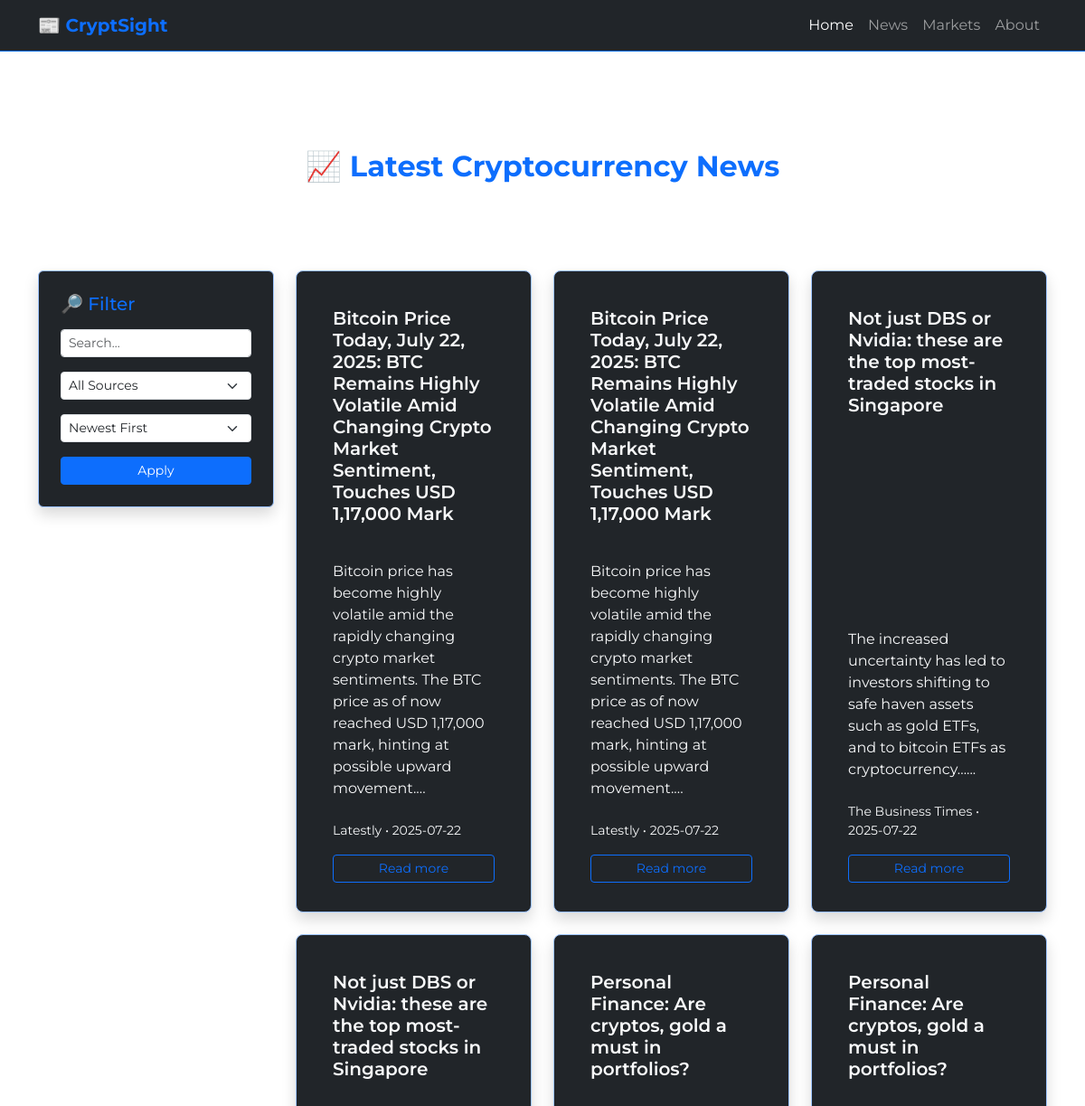
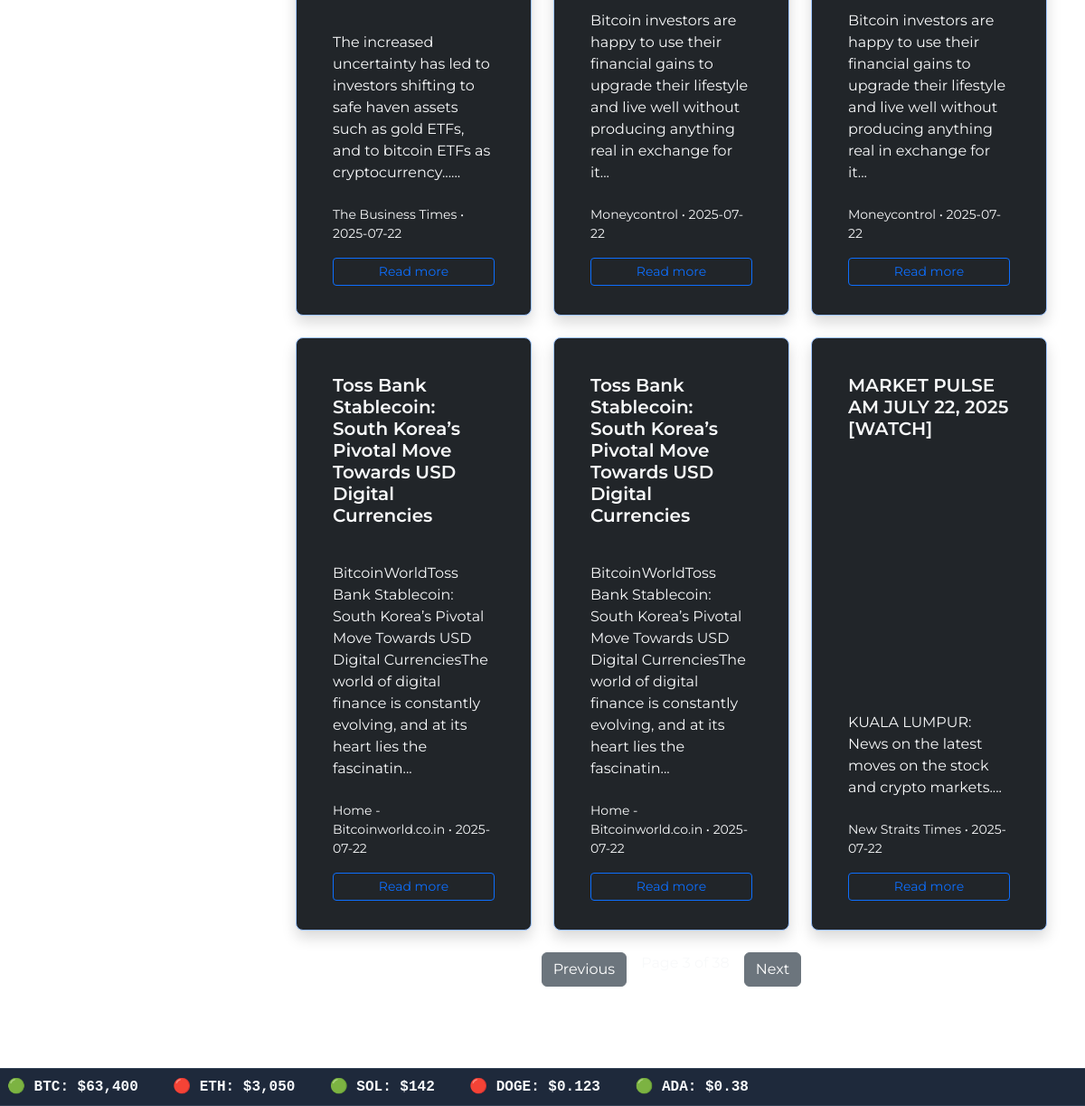
The app's page /news?page=3 with its own data (2 pictures, top to bottom).
### models.py (models this page shows)
class NewsArticle(Base):
    __tablename__ = "news_articles"
    id = Column(Integer, primary_key=True, index=True)
    title = Column(String, nullable=False)
    summary = Column(String)
    url = Column(String, nullable=False)
    source = Column(String)
    published_at = Column(DateTime)

### app.py (the view)
@app.route('/news')
def news():
    session = SessionLocal()
    query = session.query(NewsArticle)
    search = request.args.get("q")
    if search:
        query = query.filter(or_(
            NewsArticle.title.ilike(f"%{search}%"),
            NewsArticle.summary.ilike(f"%{search}%")
        ))
    source = request.args.get("source")
    if source:
        query = query.filter(NewsArticle.source == source)
    sort_order = request.args.get("sort", "desc")
    if sort_order == "asc":
        query = query.order_by(NewsArticle.published_at.asc())
    else:
        query = query.order_by(NewsArticle.published_at.desc())
    sources = session.query(NewsArticle.source).distinct().all()
    source_list = [s[0] for s in sources if s[0]]
    page = int(request.args.get('page', 1))
    per_page = 9
    offset = (page - 1) * per_page
    total_articles = session.query(NewsArticle).count()
    total_pages = ceil(total_articles / per_page)
    articles = (
        query
        .offset(offset)
        .limit(per_page)
        .all()
    )
    session.close()
    return render_template(
        'news.html',
        articles=articles,
        sources=source_list,
        current_page=page,
        total_pages=total_pages,
        last_updated=get_last_updated()
    )

### app.py (called while the page is built)
def get_last_updated():
    session = SessionLocal()
    latest_article = session.query(NewsArticle).order_by(NewsArticle.published_at.desc()).first()
    session.close()
    return latest_article.published_at.strftime('%b %d, %Y %I:%M %p') if latest_article else "N/A"

### templates/news.html (shortened to what this page needs)
{% extends "index.html" %}
{% block stylesheet %}
    <link rel="stylesheet" href="{{ url_for('static', filename='css/news.css') }}">
{% endblock %}
{% block news %}
<section class="py-5" style="min-height: 100vh;">
  <div class="container text-white">
    <h2 class="text-center fw-bold mb-5">
      📈 <span class="text-primary">Latest Cryptocurrency News</span>
    </h2>
    <div class="text-center mb-4">
    </div>
    <div class="row">
      <div class="col-md-3 mb-4">
        <div class="bg-dark p-4 rounded shadow border border-primary-subtle">
          <h5 class="text-primary mb-3">🔎 Filter</h5>
          <form method="get" action="/news">
            <div class="mb-3">
              <input type="text" name="q" placeholder="Search..." value="{{ request.args.get('q', '') }}" class="form-control form-control-sm" />
            </div>
            <div class="mb-3">
              <select name="source" class="form-select form-select-sm">
                <option value="">All Sources</option>
              </select>
            </div>
            <div class="mb-3">
              <select name="sort" class="form-select form-select-sm">
                <option value="desc" {% if request.args.get('sort') != 'asc' %}selected{% endif %}>Newest First</option>
              </select>
            </div>
            <div class="d-grid">
              <button type="submit" class="btn btn-primary btn-sm">Apply</button>
            </div>
          </form>
        </div>
      </div>
      <div class="col-md-9">
        <div class="row row-cols-1 row-cols-md-2 row-cols-lg-3 g-4">
          {% for article in articles %}
            <div class="col">
              <div class="card h-100 bg-dark text-light shadow rounded-3 border border-primary-subtle">
                <div class="card-body d-flex flex-column justify-content-between">
                  <h5 class="card-title fw-semibold">{{ article.title }}</h5>
                  <p class="card-text">{{ article.summary[:180] ~ '...' if article.summary }}</p>
                </div>
                <div class="card-footer border-0 bg-transparent small">
                  {{ article.source }} &bullet;
                  {{ article.published_at.strftime('%Y-%m-%d') if article.published_at }}
                </div>
                <div class="card-footer bg-transparent border-0">
                  <a href="{{ article.url }}" target="_blank" class="btn btn-sm btn-outline-primary w-100">Read more</a>
                </div>
              </div>
            </div>
          {% endfor %}
        </div>
        {% if total_pages > 1 %}
            <nav aria-label="...">
            <ul class="pagination justify-content-center text-center my-4">
                {% if current_page > 1 %}
                <a href="{{ url_for('news', page=current_page - 1) }}" class="btn btn-secondary mx-2">Previous</a>
                {% endif %}
                <li class="page-item mx-2 text-light">Page {{ current_page }} of {{ total_pages }}</li>
                {% if current_page < total_pages %}
                <a href="{{ url_for('news', page=current_page + 1) }}" class="btn btn-secondary mx-2">Next</a>
                {% endif %}
            </ul>
            </nav>
        {% endif %}
      </div>
    </div>
  </div>
</section>
{% endblock %}

### static/css/styles.css (style rules this page uses)
html, body { color: #f1f5f9; font-family: 'Montserrat', sans-serif; margin: 0; padding: 0; }
h1, h2, h3 { margin: 0; font-weight: 600; }
a { color: inherit; text-decoration: none; }
.card { background-color: #1e293b; padding: 1.5rem; border-radius: 12px; box-shadow: 0 2px 6px rgba(0,0,0,0.3); transition: transform 0.3s ease, box-shadow 0.3s ease; color: #e2e8f0; }

### static/css/news.css (style rules this page uses)
.card { transition: all 0.3s ease; margin-bottom: 2rem; }

### records on screen
NewsArticle: title "Bitcoin Price Today, July 22, 2025: BTC Remains Highly Volatile Amid Changing Crypto Market Sentiment, Touches USD 1,17,000 Mark", summary "Bitcoin price has become highly volatile amid the rapidly changing crypto market sentiments. The BTC price as of now reached USD 1,17,000 mark, hinting at possible upward movement....", source "Latestly", published_at "2025-07-22"
NewsArticle: title "Bitcoin Price Today, July 22, 2025: BTC Remains Highly Volatile Amid Changing Crypto Market Sentiment, Touches USD 1,17,000 Mark", summary "Bitcoin price has become highly volatile amid the rapidly changing crypto market sentiments. The BTC price as of now reached USD 1,17,000 mark, hinting at possible upward movement....", source "Latestly", published_at "2025-07-22"
NewsArticle: title "Not just DBS or Nvidia: these are the top most-traded stocks in Singapore", summary "The increased uncertainty has led to investors shifting to safe haven assets such as gold ETFs, and to bitcoin ETFs as cryptocurrency......", source "The Business Times", published_at "2025-07-22"
NewsArticle: title "Not just DBS or Nvidia: these are the top most-traded stocks in Singapore", summary "The increased uncertainty has led to investors shifting to safe haven assets such as gold ETFs, and to bitcoin ETFs as cryptocurrency......", source "The Business Times", published_at "2025-07-22"
NewsArticle: title "Personal Finance: Are cryptos, gold a must in portfolios?", summary "Bitcoin investors are happy to use their financial gains to upgrade their lifestyle and live well without producing anything real in exchange for it...", source "Moneycontrol", published_at "2025-07-22"
NewsArticle: title "Personal Finance: Are cryptos, gold a must in portfolios?", summary "Bitcoin investors are happy to use their financial gains to upgrade their lifestyle and live well without producing anything real in exchange for it...", source "Moneycontrol", published_at "2025-07-22"
NewsArticle: title "Toss Bank Stablecoin: South Korea’s Pivotal Move Towards USD Digital Currencies", summary "BitcoinWorldToss Bank Stablecoin: South Korea’s Pivotal Move Towards USD Digital CurrenciesThe world of digital finance is constantly evolving, and at its heart lies the fascinatin...", source "Home - Bitcoinworld.co.in", published_at "2025-07-22"
NewsArticle: title "Toss Bank Stablecoin: South Korea’s Pivotal Move Towards USD Digital Currencies", summary "BitcoinWorldToss Bank Stablecoin: South Korea’s Pivotal Move Towards USD Digital CurrenciesThe world of digital finance is constantly evolving, and at its heart lies the fascinatin...", source "Home - Bitcoinworld.co.in", published_at "2025-07-22"
NewsArticle: title "MARKET PULSE AM JULY 22, 2025 [WATCH]", summary "KUALA LUMPUR: News on the latest moves on the stock and crypto markets....", source "New Straits Times", published_at "2025-07-22"
